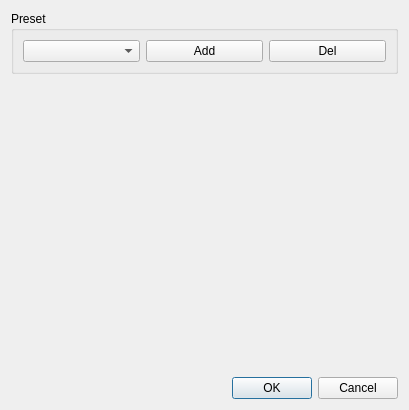
<?xml version="1.0" encoding="UTF-8"?>
<ui version="4.0">
 <class>PluginDock</class>
 <widget class="QDialog" name="PluginDock">
  <property name="geometry">
   <rect>
    <x>0</x>
    <y>0</y>
    <width>409</width>
    <height>410</height>
   </rect>
  </property>
  <property name="windowTitle">
   <string>Dialog</string>
  </property>
  <layout class="QVBoxLayout" name="verticalLayout_2">
   <item>
    <layout class="QVBoxLayout" name="internalBox">
     <item>
      <widget class="QGroupBox" name="groupBox">
       <property name="sizePolicy">
        <sizepolicy hsizetype="Minimum" vsizetype="Fixed">
         <horstretch>0</horstretch>
         <verstretch>0</verstretch>
        </sizepolicy>
       </property>
       <property name="title">
        <string>Preset</string>
       </property>
       <layout class="QHBoxLayout" name="horizontalLayout">
        <item>
         <widget class="QComboBox" name="comboBox"/>
        </item>
        <item>
         <widget class="QPushButton" name="pushButton">
          <property name="text">
           <string>Add</string>
          </property>
         </widget>
        </item>
        <item>
         <widget class="QPushButton" name="pushButton_2">
          <property name="text">
           <string>Del</string>
          </property>
         </widget>
        </item>
       </layout>
      </widget>
     </item>
     <item>
      <widget class="QWidget" name="widget" native="true"/>
     </item>
    </layout>
   </item>
   <item>
    <widget class="QDialogButtonBox" name="buttonBox">
     <property name="orientation">
      <enum>Qt::Horizontal</enum>
     </property>
     <property name="standardButtons">
      <set>QDialogButtonBox::Cancel|QDialogButtonBox::Ok</set>
     </property>
    </widget>
   </item>
  </layout>
 </widget>
 <resources/>
 <connections>
  <connection>
   <sender>buttonBox</sender>
   <signal>accepted()</signal>
   <receiver>PluginDock</receiver>
   <slot>accept()</slot>
   <hints>
    <hint type="sourcelabel">
     <x>248</x>
     <y>254</y>
    </hint>
    <hint type="destinationlabel">
     <x>157</x>
     <y>274</y>
    </hint>
   </hints>
  </connection>
  <connection>
   <sender>buttonBox</sender>
   <signal>rejected()</signal>
   <receiver>PluginDock</receiver>
   <slot>reject()</slot>
   <hints>
    <hint type="sourcelabel">
     <x>316</x>
     <y>260</y>
    </hint>
    <hint type="destinationlabel">
     <x>286</x>
     <y>274</y>
    </hint>
   </hints>
  </connection>
 </connections>
</ui>
